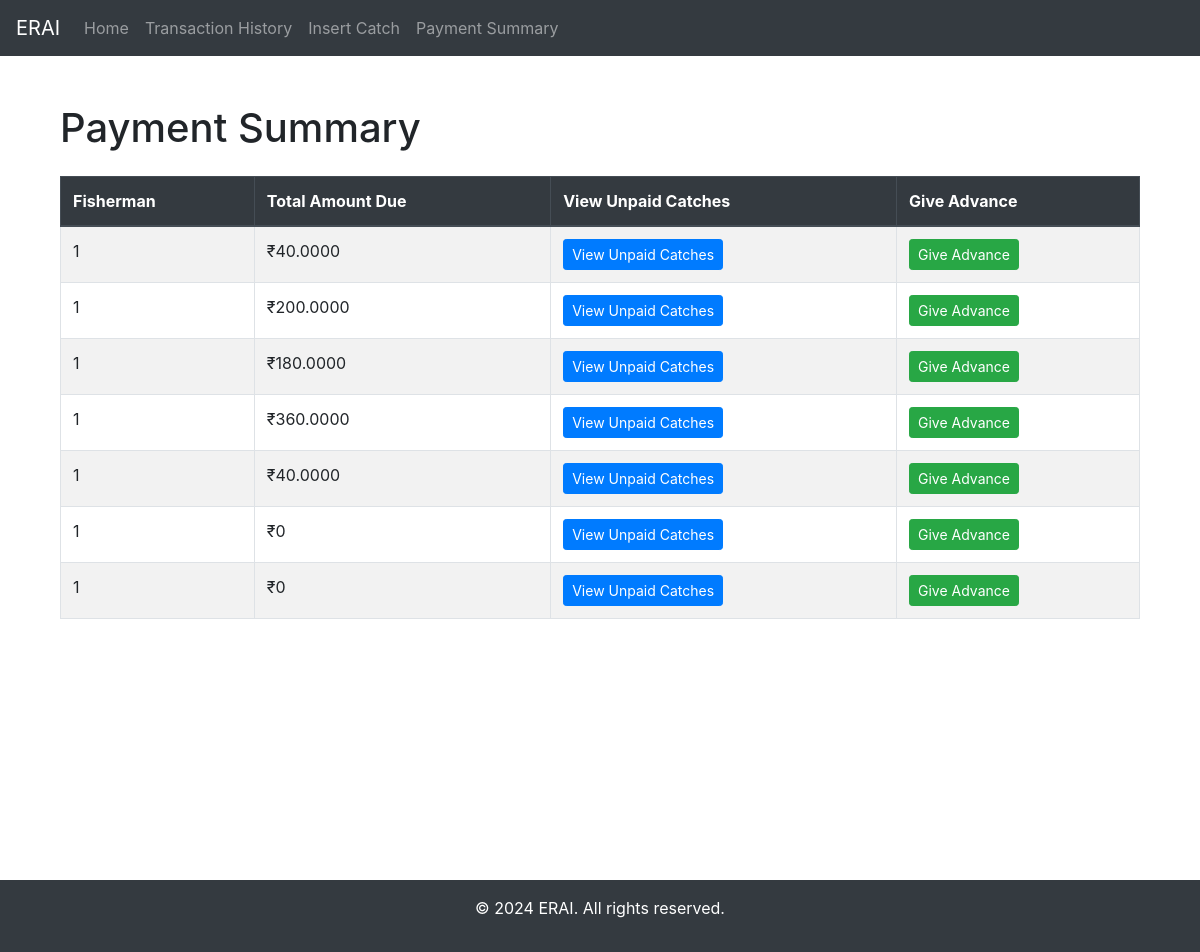
/payment_summary/, run on an earlier commit of the app's database.
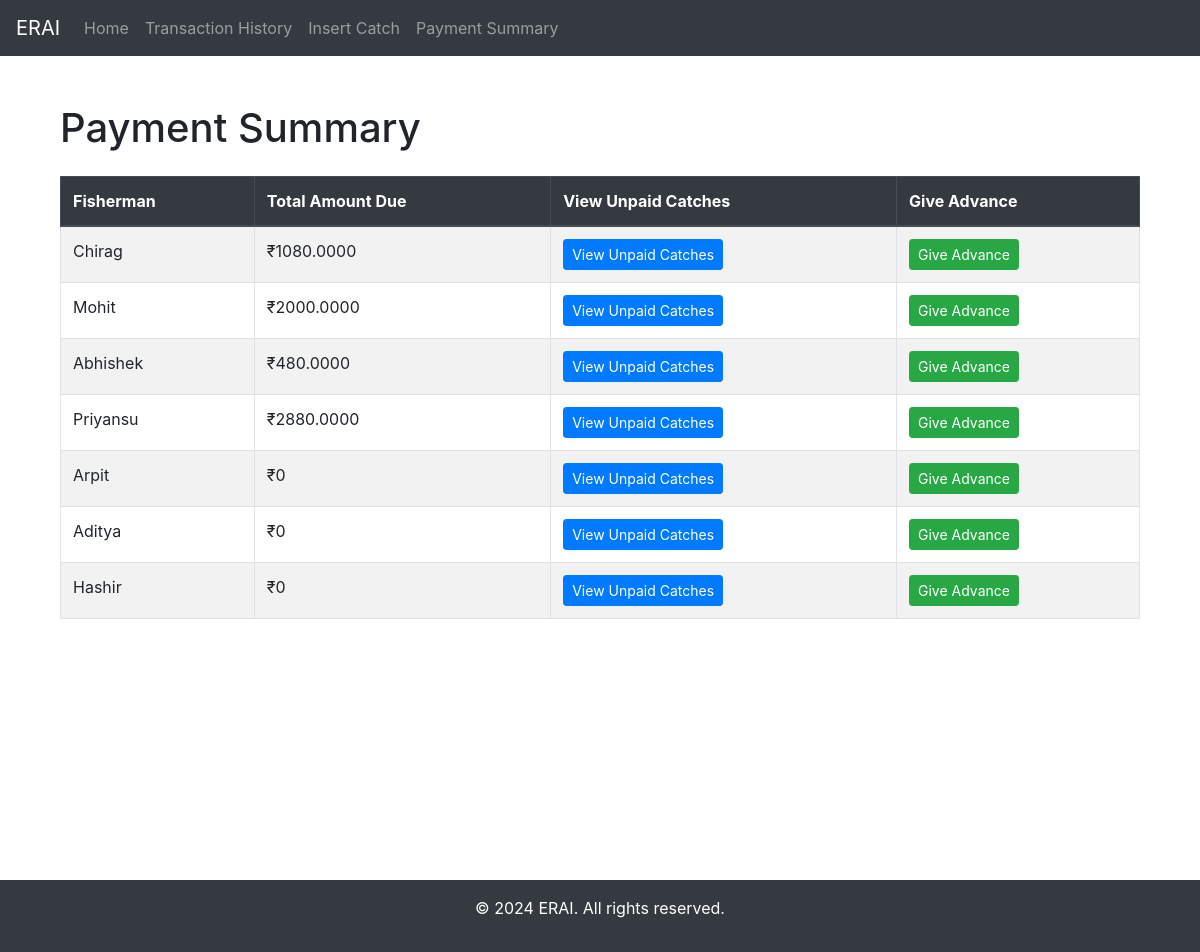
And on a later commit of the database.
### myApp/models.py (models this page shows, shortened)
class Fisherman(models.Model):
    name = models.CharField(max_length=255)
    phone_number = models.CharField(max_length=20)
    def calculate_total_due(self):
        return sum(catch.weight * catch.fish.price for catch in self.catch_set.filter(is_paid=False))
    @staticmethod
    def get_payment_summary():
        fishermen = Fisherman.objects.all()
        payment_summary = []
        for fisherman in fishermen:
            total_due = fisherman.calculate_total_due()
            payment_summary.append({
                'fisherman_id': fisherman.id,
                'name': fisherman.name,
                'total_due': total_due,
                'is_paid': total_due == 0
            })
        payment_summary.sort(key=lambda x: x['is_paid'])
        return payment_summary

### myApp/views.py (the view)
# urls.py: path("payment_summary/",payment_summary_view,name="payment_summary"),
def payment_summary_view(request):
    payment_summary = Fisherman.get_payment_summary()
    return render(request, 'payment_summary.html', {'payment_summary': payment_summary})

### myApp/templates/payment_summary.html (shortened to what this page needs)
{% extends 'base.html' %}
{% block content %}
<div class="container mt-4">
    <h1 class="mb-4">Payment Summary</h1>
    <table class="table table-striped table-bordered">
        <thead class="thead-dark">
            <tr>
                <th>Fisherman</th>
                <th>Total Amount Due</th>
                <th>View Unpaid Catches</th>
                <th>Give Advance</th>
            </tr>
        </thead>
        <tbody>
            {% for entry in payment_summary %}
                <tr>
                    <td>{{ entry.name }}</td>
                    <td>₹{{ entry.total_due }}</td>
                    <td>
                            <a href="{% url 'unpaid_catches' entry.fisherman_id %}" class="btn btn-primary btn-sm">View Unpaid Catches</a>
                    </td>
                    <td>
                        <a href="{% url 'give_advance' entry.fisherman_id %}" class="btn btn-success btn-sm">Give Advance</a>
                    </td>
                </tr>
            {% endfor %}
        </tbody>
    </table>
</div>
{% endblock %}

What changed in the data, as far as the page shows it:
now on this page (row edited): Fisherman: name "Chirag"
now on this page (row edited): Fisherman: name "Mohit"
now on this page (row edited): Fisherman: name "Abhishek"
now on this page (row edited): Fisherman: name "Priyansu"
added Fisherman: name "Arpit"
now on this page (row edited): Fisherman: name "Aditya"
now on this page (row edited): Fisherman: name "Hashir"
Also different on the page:
new list line: "₹ 1080.0000 View Unpaid Catches Give Advance"
new list line: "₹ 2000.0000 View Unpaid Catches Give Advance"
new list line: "₹ 480.0000 View Unpaid Catches Give Advance"
new list line: "₹ 2880.0000 View Unpaid Catches Give Advance"
new list line: "₹ 0 View Unpaid Catches Give Advance"
list line gone: "1 ₹ 40.0000 View Unpaid Catches Give Advance"
list line gone: "1 ₹ 200.0000 View Unpaid Catches Give Advance"
list line gone: "1 ₹ 180.0000 View Unpaid Catches Give Advance"
list line gone: "1 ₹ 360.0000 View Unpaid Catches Give Advance"
list line gone: "1 ₹ 0 View Unpaid Catches Give Advance"
